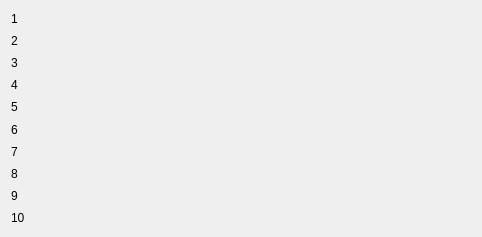
                      <widget class="QWidget" name="scrollAreaWidgetContents">
                       <property name="geometry">
                        <rect>
                         <x>0</x>
                         <y>0</y>
                         <width>482</width>
                         <height>237</height>
                        </rect>
                       </property>
                       <layout class="QVBoxLayout" name="verticalLayout_12">
                        <item>
                         <widget class="QLabel" name="label_17">
                          <property name="text">
                           <string>1</string>
                          </property>
                         </widget>
                        </item>
                        <item>
                         <widget class="QLabel" name="label_18">
                          <property name="text">
                           <string>2</string>
                          </property>
                         </widget>
                        </item>
                        <item>
                         <widget class="QLabel" name="label_19">
                          <property name="text">
                           <string>3</string>
                          </property>
                         </widget>
                        </item>
                        <item>
                         <widget class="QLabel" name="label_20">
                          <property name="text">
                           <string>4</string>
                          </property>
                         </widget>
                        </item>
                        <item>
                         <widget class="QLabel" name="label_21">
                          <property name="text">
                           <string>5</string>
                          </property>
                         </widget>
                        </item>
                        <item>
                         <widget class="QLabel" name="label_22">
                          <property name="text">
                           <string>6</string>
                          </property>
                         </widget>
                        </item>
                        <item>
                         <widget class="QLabel" name="label_23">
                          <property name="text">
                           <string>7</string>
                          </property>
                         </widget>
                        </item>
                        <item>
                         <widget class="QLabel" name="label_24">
                          <property name="text">
                           <string>8</string>
                          </property>
                         </widget>
                        </item>
                        <item>
                         <widget class="QLabel" name="label_25">
                          <property name="text">
                           <string>9</string>
                          </property>
                         </widget>
                        </item>
                        <item>
                         <widget class="QLabel" name="label_26">
                          <property name="text">
                           <string>10</string>
                          </property>
                         </widget>
                        </item>
                       </layout>
                      </widget>
